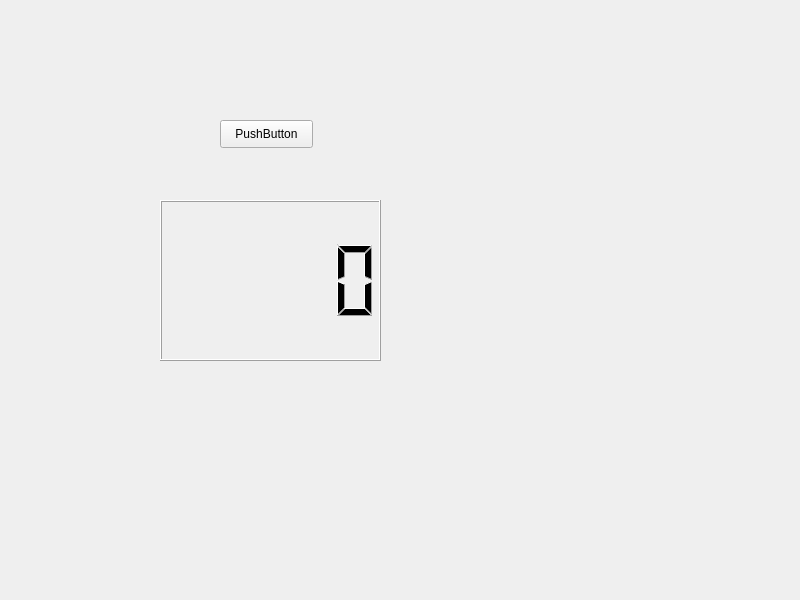
<?xml version="1.0" encoding="UTF-8"?>
<ui version="4.0">
 <class>Widget</class>
 <widget class="QWidget" name="Widget">
  <property name="geometry">
   <rect>
    <x>0</x>
    <y>0</y>
    <width>800</width>
    <height>600</height>
   </rect>
  </property>
  <property name="windowTitle">
   <string>Widget</string>
  </property>
  <widget class="QPushButton" name="pushButton">
   <property name="geometry">
    <rect>
     <x>220</x>
     <y>120</y>
     <width>93</width>
     <height>28</height>
    </rect>
   </property>
   <property name="text">
    <string>PushButton</string>
   </property>
  </widget>
  <widget class="QLCDNumber" name="lcdNumber">
   <property name="geometry">
    <rect>
     <x>160</x>
     <y>200</y>
     <width>221</width>
     <height>161</height>
    </rect>
   </property>
  </widget>
 </widget>
 <resources/>
 <connections/>
</ui>
